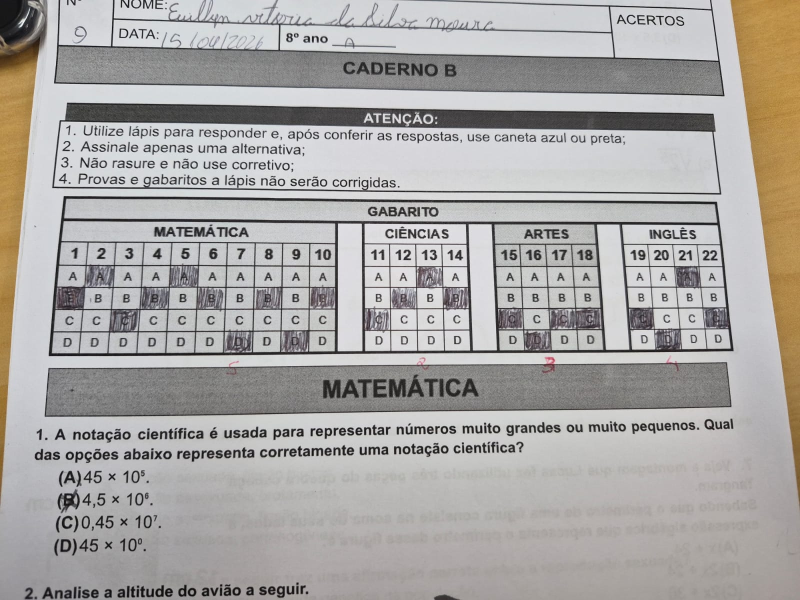
#> input picture uploads/02453613-a85b-4a65-bfe0-65fec499b3f4.jpg, 1600 x 1200 px (shown at 1/2 size)
$ python -i processador_imagem.py   (imports and definitions only)
#> lines starting #> are read from the running program, lines starting #| are printed output that depends on the picture; after the words box and inside, x2 and y2 are one past the last pixel; in counts of white or black regions, pixels touching at a corner belong together
import cv2
import imutils
import numpy as np


def ordenar_pontos(pontos):
    retangulo = np.zeros((4, 2), dtype="float32")

    soma = pontos.sum(axis=1)
    retangulo[0] = pontos[np.argmin(soma)]
    retangulo[2] = pontos[np.argmax(soma)]

    diferenca = np.diff(pontos, axis=1)
    retangulo[1] = pontos[np.argmin(diferenca)]
    retangulo[3] = pontos[np.argmax(diferenca)]

    return retangulo


def transformar_perspectiva(imagem, pontos):
    retangulo = ordenar_pontos(pontos)
    topo_esq, topo_dir, baixo_dir, baixo_esq = retangulo

    largura_a = np.linalg.norm(baixo_dir - baixo_esq)
    largura_b = np.linalg.norm(topo_dir - topo_esq)
    largura = max(int(largura_a), int(largura_b))

    altura_a = np.linalg.norm(topo_dir - baixo_dir)
    altura_b = np.linalg.norm(topo_esq - baixo_esq)
    altura = max(int(altura_a), int(altura_b))

    if largura <= 0 or altura <= 0:
        raise ValueError("Dimensoes invalidas para corrigir perspectiva")

    destino = np.array(
        [
            [0, 0],
            [largura - 1, 0],
            [largura - 1, altura - 1],
            [0, altura - 1],
        ],
        dtype="float32",
    )

    matriz = cv2.getPerspectiveTransform(retangulo, destino)
    imagem_corrigida = cv2.warpPerspective(imagem, matriz, (largura, altura))

    return imagem_corrigida


def _encontrar_quadrilatero_folha(bordas, altura, largura):
    contornos = cv2.findContours(
        bordas.copy(),
        cv2.RETR_EXTERNAL,
        cv2.CHAIN_APPROX_SIMPLE,
    )
    contornos = imutils.grab_contours(contornos)
    contornos = sorted(contornos, key=cv2.contourArea, reverse=True)[:12]

    area_imagem = altura * largura

    for contorno in contornos:
        area = cv2.contourArea(contorno)

        if area < area_imagem * 0.18:
            continue

        perimetro = cv2.arcLength(contorno, True)

        for fator in (0.02, 0.03, 0.04, 0.06):
            aproximado = cv2.approxPolyDP(contorno, fator * perimetro, True)

            if len(aproximado) == 4:
                return aproximado.reshape(4, 2)

    return None


def _corrigir_perspectiva_folha(imagem, bordas):
    altura, largura = imagem.shape[:2]
    pontos = _encontrar_quadrilatero_folha(bordas, altura, largura)

    if pontos is None:
        return None

    try:
        folha = transformar_perspectiva(imagem, pontos)
    except ValueError:
        return None

    altura_folha, largura_folha = folha.shape[:2]

    if altura_folha < 400 or largura_folha < 300:
        return None

    if largura_folha > altura_folha:
        folha = cv2.rotate(folha, cv2.ROTATE_90_CLOCKWISE)

    return folha


def _rotacoes_imagem(imagem, incluir_inclinacoes=False):
    bases = [
        ("0", imagem),
        ("90", cv2.rotate(imagem, cv2.ROTATE_90_CLOCKWISE)),
        ("180", cv2.rotate(imagem, cv2.ROTATE_180)),
        ("270", cv2.rotate(imagem, cv2.ROTATE_90_COUNTERCLOCKWISE)),
    ]
    rotacoes = []

    for nome, base in bases:
        rotacoes.append((nome, base))

        if incluir_inclinacoes:
            for angulo in (-25, 25):
                rotacoes.append((f"{nome}_{angulo}", imutils.rotate_bound(base, angulo)))

    return rotacoes


def _bordas_imagem(imagem):
    cinza = cv2.cvtColor(imagem, cv2.COLOR_BGR2GRAY)
    blur = cv2.GaussianBlur(cinza, (5, 5), 0)
    return cv2.Canny(blur, 50, 180)


def _candidatos_folha_por_contorno(imagem, bordas):
    altura, largura = imagem.shape[:2]
    area_img = altura * largura
    candidatos = []

    contornos = cv2.findContours(
        bordas.copy(),
        cv2.RETR_EXTERNAL,
        cv2.CHAIN_APPROX_SIMPLE,
    )
    contornos = imutils.grab_contours(contornos)
    contornos = sorted(contornos, key=cv2.contourArea, reverse=True)[:12]

    for contorno in contornos:
        area = cv2.contourArea(contorno)
        if area < area_img * 0.12:
            continue

        perimetro = cv2.arcLength(contorno, True)

        for fator in (0.02, 0.03, 0.04, 0.06, 0.08):
            aproximado = cv2.approxPolyDP(contorno, fator * perimetro, True)
            if len(aproximado) == 4:
                try:
                    candidatos.append(transformar_perspectiva(imagem, aproximado.reshape(4, 2)))
                except Exception:
                    pass
                break

        retangulo = cv2.minAreaRect(contorno)
        pontos = cv2.boxPoints(retangulo)
        try:
            candidatos.append(transformar_perspectiva(imagem, pontos))
        except Exception:
            pass

    return [
        candidato
        for candidato in candidatos
        if candidato is not None
        and candidato.shape[0] >= 300
        and candidato.shape[1] >= 300
    ]


def _normalizar_orientacao_retrato(folha):
    if folha is None:
        return None

    altura, largura = folha.shape[:2]
    if largura > altura:
        return cv2.rotate(folha, cv2.ROTATE_90_CLOCKWISE)

    return folha


# [9 lines left out: function _normalizar_orientacao_paisagem, not called in this run]


def _preparar_candidatos_imagem(imagem, incluir_inclinacoes=False):
    candidatos = []

    for rotacao, imagem_rotacionada in _rotacoes_imagem(imagem, incluir_inclinacoes):
        bordas = _bordas_imagem(imagem_rotacionada)
        candidatos.append((f"original_{rotacao}", imagem_rotacionada, bordas))

        folha = _corrigir_perspectiva_folha(imagem_rotacionada, bordas)
        if folha is not None:
            bordas_folha = _bordas_imagem(folha)
            candidatos.append((f"folha_{rotacao}", folha, bordas_folha))

        for indice, folha_contorno in enumerate(_candidatos_folha_por_contorno(imagem_rotacionada, bordas)):
            folha_contorno = _normalizar_orientacao_retrato(folha_contorno)
            bordas_contorno = _bordas_imagem(folha_contorno)
            candidatos.append((f"contorno_{rotacao}_{indice}", folha_contorno, bordas_contorno))

    return candidatos


def _limiarizar_folha(folha):
    folha_cinza = cv2.cvtColor(folha, cv2.COLOR_BGR2GRAY)
    folha_cinza = cv2.GaussianBlur(folha_cinza, (3, 3), 0)

    folha_threshold = cv2.threshold(
        folha_cinza,
        0,
        255,
        cv2.THRESH_BINARY_INV | cv2.THRESH_OTSU,
    )[1]

    return folha_cinza, folha_threshold


# [13 lines left out: function _mascara_marcacoes_azuis, not called in this run]


def _mascara_marcacoes_escuras(folha_cinza):
    mascara = cv2.inRange(folha_cinza, 0, 110)
    return cv2.morphologyEx(mascara, cv2.MORPH_OPEN, np.ones((2, 2), np.uint8))


# [214 lines left out: functions _preparar_leitura_agenor, _preparar_leitura_daniela, _mascara_cor_hsv, _faixas_coloridas, _recortes_gabarito_por_faixa_colorida, _recortar_gabarito_takaoka and 1 more, not called in this run]


def _pontuar_folha_generica(folha):
    if folha is None:
        return -1

    altura, largura = folha.shape[:2]
    if altura <= 0 or largura <= 0:
        return -1

    _, folha_threshold = _limiarizar_folha(folha)
    contornos = cv2.findContours(
        folha_threshold.copy(),
        cv2.RETR_EXTERNAL,
        cv2.CHAIN_APPROX_SIMPLE,
    )
    contornos = imutils.grab_contours(contornos)
    bolhas = 0
    linhas = 0

    for contorno in contornos:
        x, y, w, h = cv2.boundingRect(contorno)
        area = cv2.contourArea(contorno)
        proporcao = w / float(max(h, 1))

        if w >= 10 and h >= 10 and area >= 80 and 0.55 <= proporcao <= 1.55:
            bolhas += 1

        if (w > largura * 0.30 and h < altura * 0.04) or (h > altura * 0.30 and w < largura * 0.04):
            linhas += 1

    proporcao_folha = altura / float(max(largura, 1))
    penalidade_proporcao = abs(proporcao_folha - 1.42) * 80

    return (bolhas * 20) + (linhas * 5) - penalidade_proporcao


# [68 lines left out: functions _preparar_leitura_takaoka, _processar_folha_daniela_62, not called in this run]


def processar_folha(caminho_arquivo, total_questoes=None):
    imagem = cv2.imread(caminho_arquivo)
#> imagem is the input picture: shape (1200, 1600, 3); mean B, G, R 164.8, 167.2, 169.9

    if imagem is None:
        return None, "Erro ao abrir imagem"

    try:
        imagem = imutils.resize(imagem, height=1200)
        original = imagem.copy()
        bordas = _bordas_imagem(imagem)
#> in _bordas_imagem, `cinza = cv2.cvtColor(imagem, cv2.COLOR_BGR2GRAY)`:
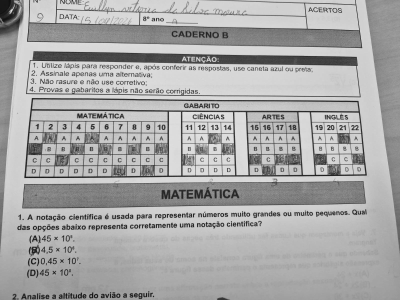
#> cinza: shape (1200, 1600) (shown at 1/4 size); min 0, max 254, mean 167.7
#> in _bordas_imagem, `return cv2.Canny(blur, 50, 180)`:
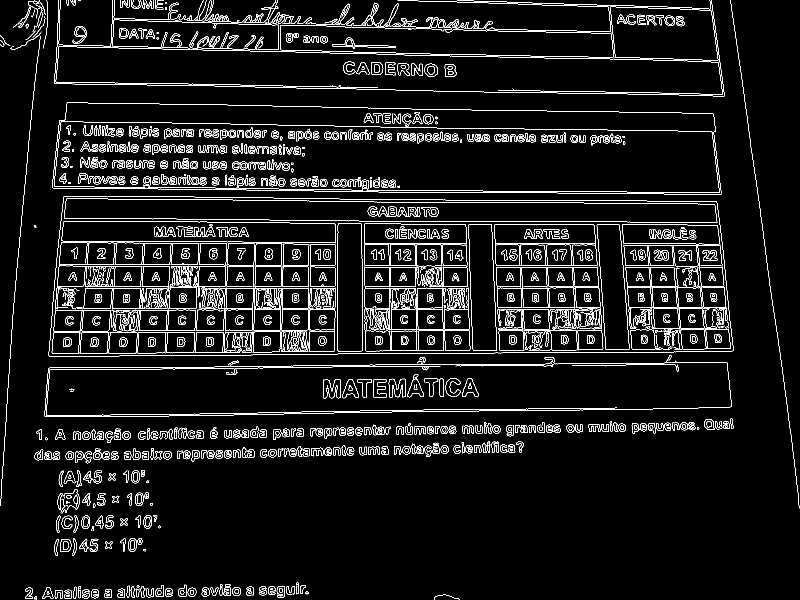
#> returned value: shape (1200, 1600) (shown at 1/2 size); 6% white in thin lines or dots

        if total_questoes == 62:
            return _processar_folha_daniela_62(original)

        if total_questoes in {20, 30}:
            # [30 lines left out: function preparar_recortes_takaoka, not called in this run]

            melhor = _melhor_recorte_takaoka(
                preparar_recortes_takaoka(incluir_inclinacoes=False),
                total_questoes,
            )

            if melhor is None or melhor[2] < max(total_questoes - 2, 1):
                melhor_inclinado = _melhor_recorte_takaoka(
                    preparar_recortes_takaoka(incluir_inclinacoes=True),
                    total_questoes,
                )

                if melhor_inclinado is not None and (
                    melhor is None or melhor_inclinado[0] > melhor[0]
                ):
                    melhor = melhor_inclinado

            folha = melhor[1] if melhor is not None else None

            if folha is not None:
                folha_cinza, folha_threshold = _preparar_leitura_takaoka(folha)
                _, folha_threshold_grade = _limiarizar_folha(folha)

                return {
                    "folha": folha,
                    "folha_cinza": folha_cinza,
                    "folha_threshold": folha_threshold,
                    "folha_threshold_grade": folha_threshold_grade,
                }, None

        candidatos = []
        for _, imagem_candidata, bordas_candidatas in _preparar_candidatos_imagem(original):
#> in _corrigir_perspectiva_folha, `altura, largura = imagem.shape[:2]`: altura = 1200; largura = 1600
#> in _encontrar_quadrilatero_folha, `contornos = cv2.findContours( bordas.copy(), cv2.RETR_EXTERNAL, cv2.CH..`: contornos = 336 contours, 107 with area under 20; largest, box (x1, y1, x2, y2) and area: (97, 392, 1467, 713) 414878, (104, 205, 1443, 390) 219827, (560, 50, 1227, 115) 32687, (1220, 13, 1437, 122) 20484, (684, 758, 718, 797) 678
#> in _encontrar_quadrilatero_folha, `contornos = sorted(contornos, key=cv2.contourArea, reverse=True)[:12]`: contornos = 12 contours; largest, box (x1, y1, x2, y2) and area: (97, 392, 1467, 713) 414878, (104, 205, 1443, 390) 219827, (560, 50, 1227, 115) 32687, (1220, 13, 1437, 122) 20484, (684, 758, 718, 797) 678
#> in _encontrar_quadrilatero_folha, `area_imagem = altura * largura`: area_imagem = 1920000
#> in _corrigir_perspectiva_folha, `pontos = _encontrar_quadrilatero_folha(bordas, altura, largura)`: pontos = [[127, 393], [98, 712], [1466, 701], [1433, 403]]
#> in ordenar_pontos, `retangulo = np.zeros((4, 2), dtype="float32")`: retangulo = [[0, 0], [0, 0], [0, 0], [0, 0]]
#> in ordenar_pontos, `soma = pontos.sum(axis=1)`: soma = [520, 810, 2167, 1836]
#> in ordenar_pontos, `diferenca = np.diff(pontos, axis=1)`: diferenca = [266, 614, -765, -1030]
#> in transformar_perspectiva, `retangulo = ordenar_pontos(pontos)`: retangulo = [[127, 393], [1433, 403], [1466, 701], [98, 712]]
#> in transformar_perspectiva, `topo_esq, topo_dir, baixo_dir, baixo_esq = retangulo`: topo_esq = [127, 393]; topo_dir = [1433, 403]; baixo_dir = [1466, 701]; baixo_esq = [98, 712]
#> in transformar_perspectiva, `largura_a = np.linalg.norm(baixo_dir - baixo_esq)`: largura_a = 1368
#> in transformar_perspectiva, `largura_b = np.linalg.norm(topo_dir - topo_esq)`: largura_b = 1306
#> in transformar_perspectiva, `largura = max(int(largura_a), int(largura_b))`: largura = 1368
#> in transformar_perspectiva, `altura_a = np.linalg.norm(topo_dir - baixo_dir)`: altura_a = 299.8
#> in transformar_perspectiva, `altura_b = np.linalg.norm(topo_esq - baixo_esq)`: altura_b = 320.3
#> in transformar_perspectiva, `altura = max(int(altura_a), int(altura_b))`: altura = 320
#> in transformar_perspectiva, `destino = np.array( [ [0, 0], [largura - 1, 0], [largura - 1, altura -..`: destino = [[0, 0], [1367, 0], [1367, 319], [0, 319]]
#> in transformar_perspectiva, `matriz = cv2.getPerspectiveTransform(retangulo, destino)`: matriz = [[1.03, 0.0939, -168.1], [-0.00847, 1.11, -433.9], [-5.32e-05, 0.000158, 1]]
#> in transformar_perspectiva, `imagem_corrigida = cv2.warpPerspective(imagem, matriz, (largura, altur..`:
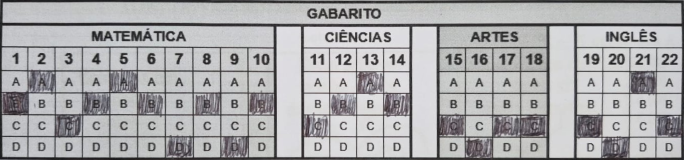
#> imagem_corrigida: shape (320, 1368, 3) (shown at 1/2 size); mean B, G, R 169.4, 167.7, 168
#> in _corrigir_perspectiva_folha, `altura_folha, largura_folha = folha.shape[:2]`: altura_folha = 320; largura_folha = 1368
#> in _candidatos_folha_por_contorno, `altura, largura = imagem.shape[:2]`: altura = 1200; largura = 1600
#> in _candidatos_folha_por_contorno, `area_img = altura * largura`: area_img = 1920000
#> in _candidatos_folha_por_contorno, `contornos = cv2.findContours( bordas.copy(), cv2.RETR_EXTERNAL, cv2.CH..`: contornos = 336 contours, 107 with area under 20; largest, box (x1, y1, x2, y2) and area: (97, 392, 1467, 713) 414878, (104, 205, 1443, 390) 219827, (560, 50, 1227, 115) 32687, (1220, 13, 1437, 122) 20484, (684, 758, 718, 797) 678
#> in _candidatos_folha_por_contorno, `contornos = sorted(contornos, key=cv2.contourArea, reverse=True)[:12]`: contornos = 12 contours; largest, box (x1, y1, x2, y2) and area: (97, 392, 1467, 713) 414878, (104, 205, 1443, 390) 219827, (560, 50, 1227, 115) 32687, (1220, 13, 1437, 122) 20484, (684, 758, 718, 797) 678
#> in transformar_perspectiva (call 3), `retangulo = ordenar_pontos(pontos)`: retangulo = [[97, 392], [1466, 392], [1466, 712], [97, 712]]
#> in transformar_perspectiva (call 3), `topo_esq, topo_dir, baixo_dir, baixo_esq = retangulo`: topo_esq = [97, 392]; topo_dir = [1466, 392]; baixo_dir = [1466, 712]; baixo_esq = [97, 712]
#> in transformar_perspectiva (call 3), `largura_a = np.linalg.norm(baixo_dir - baixo_esq)`: largura_a = 1369
#> in transformar_perspectiva (call 3), `altura_a = np.linalg.norm(topo_dir - baixo_dir)`: altura_a = 320
#> in transformar_perspectiva (call 3), `destino = np.array( [ [0, 0], [largura - 1, 0], [largura - 1, altura -..`: destino = [[0, 0], [1368, 0], [1368, 319], [0, 319]]
#> in transformar_perspectiva (call 3), `matriz = cv2.getPerspectiveTransform(retangulo, destino)`: matriz = [[0.999, -3.66e-18, -96.93], [0, 0.997, -390.8], [-1.95e-19, 0, 1]]
#> in transformar_perspectiva (call 3), `imagem_corrigida = cv2.warpPerspective(imagem, matriz, (largura, altur..`:
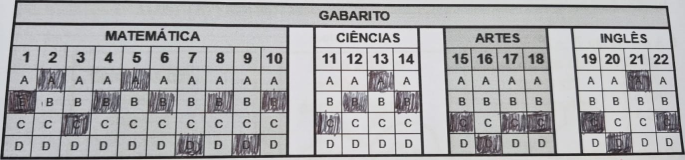
#> imagem_corrigida: shape (320, 1369, 3) (shown at 1/2 size); mean B, G, R 171.1, 169.4, 169.6
#> in _normalizar_orientacao_retrato, `altura, largura = folha.shape[:2]`: altura = 320; largura = 1368
#> in _bordas_imagem (call 3), `cinza = cv2.cvtColor(imagem, cv2.COLOR_BGR2GRAY)`:
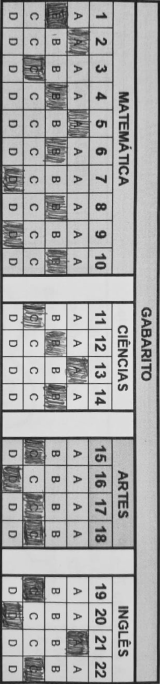
#> cinza: shape (1368, 320) (shown at 1/2 size); min 14, max 241, mean 168
#> in _bordas_imagem (call 3), `blur = cv2.GaussianBlur(cinza, (5, 5), 0)`:
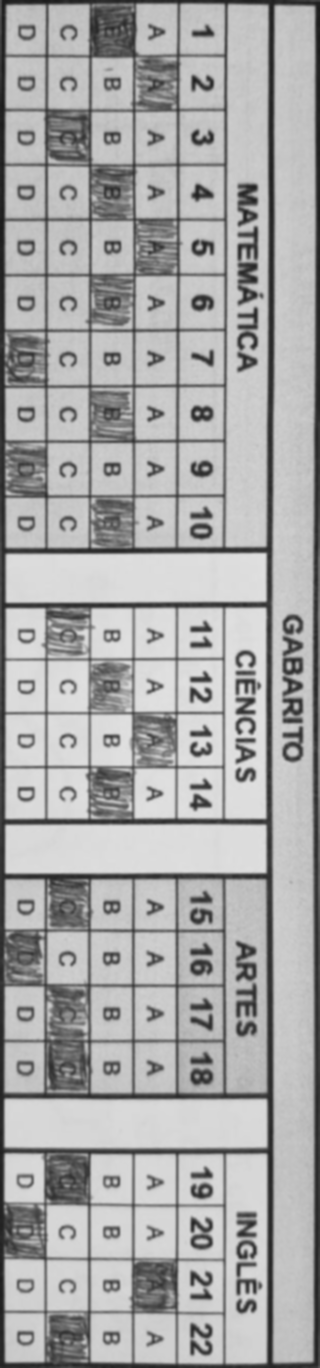
#> blur: shape (1368, 320); min 27, max 225, mean 167.9
#> (the rest of the program and of its run is left out)
